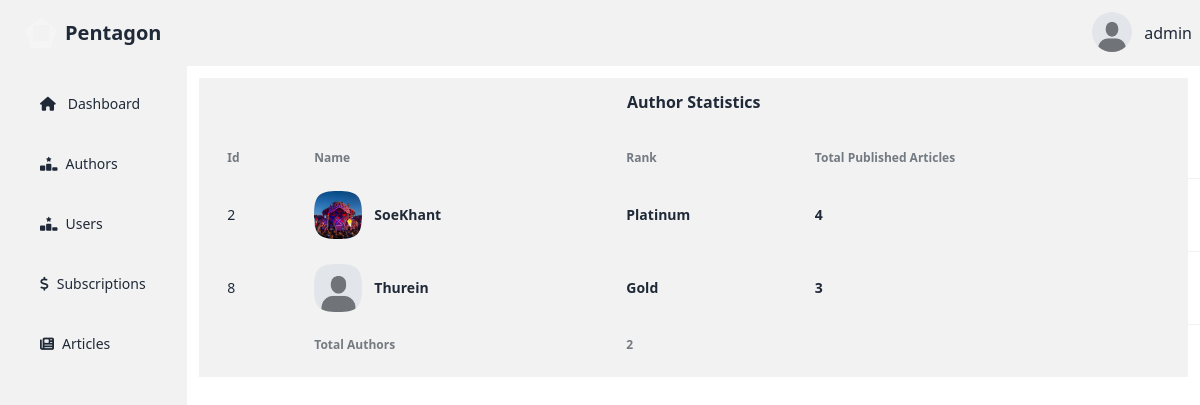
The page /writer/author-statistics/ (signed in) on the database its author committed.
### account/models.py (models this page shows, shortened)
class AccountStatus(models.Model):
    is_verified=models.BooleanField(default=False)
    profile=models.ImageField(max_length=100, blank=True,default="account/default.jpeg",null=True,upload_to="media/account")
    user=models.ForeignKey(User, on_delete=models.CASCADE,related_name="account_status")
    rank=models.CharField(max_length=20,blank=True, default="Silver")
    created_at=models.DateTimeField(auto_now=True)

### writer/views.py (the view)
# urls.py: path('author-statistics/',views.author_statistics,name="author-statistics"),
@login_required(login_url="sign-in")
def author_statistics(request):
    authors = AccountStatus.objects.annotate(total_articles=Count("user__article__title")).exclude(user_id=1)
    real_authors=authors.filter(total_articles__gt=0).count()
    context={
        "count":real_authors,
        "authors":authors,
        "account_status":get_account_status(request),
    }
    return render(request,"writer/authors-statistics.html",context)

### writer/views.py (called while the page is built)
def get_account_status(request):
    account_status = AccountStatus.objects.get(user=request.user)
    return account_status

### writer/templates/writer/authors-statistics.html (shortened to what this page needs)
{% extends 'writer/admin-dashboard.html' %}
{% block writer %}
<div class=" w-full bg-base-200 m-3 max-h-fit">
    <div>
      <h2 class="text-center p-3 font-bold">Author Statistics</h2>
    </div>
    <table class="table mx-3 my-3">
      <thead>
        <tr>
          <th>Id</th>
          <th>Name</th>
          <th>Rank</th>
          <th>Total Published Articles</th>
        </tr>
      </thead>
      <tbody>
        {% for account in authors %}
        {% if account.total_articles is 0 %}
            <p></p>
            {% else %}
            <tr>
                <td>
                  {{account.id}}
                </td>
                <td>
                  <div class="flex items-center gap-3">
                    <div class="avatar">
                      <div class="mask mask-squircle h-12 w-12">
                        <img src="{{ account.profile.url }}" alt="Profile Image" />
                      </div>
                    </div>
                    <div>
                      <div class="font-bold">{{account.user}}</div>
                    </div>
                  </div>
                </td>
                <td>
                    <div class="font-bold">{{account.rank}}</div>
                </td>
                <td>
                    <div class="font-bold"> {{account.total_articles}}</div>
                </td>
                <td>
                </td>
              </tr>
        {% endif %}
        {% endfor %}
      </tbody>
      <tfoot>
        <tr>
          <th></th>
          <th>Total Authors</th>
          <th>{{count}}</th>
          <th></th>
          <th></th>
        </tr>
      </tfoot>
    </table>
  </div>
{% endblock  %}

### writer/templates/writer/admin-dashboard.html (shortened to what this page needs)
{% extends 'writer/base.html' %}
{% block content %}
<div class="navbar bg-base-200">
    <div class="flex-1">
      <a href="{% url 'home' %}" class="btn btn-ghost text-xl"><div class="mask mask-pentagon w-8 h-8 border-8 border-neutral-100	"></div>Pentagon</a>
    </div>
    <div class="flex-none gap-2">
      <div class="dropdown dropdown-end">
        <div tabindex="0" role="button" class="btn btn-ghost btn-circle avatar">
          <div class="w-10 rounded-full">
              <img
                style="object-fit: contain;width:100%;height:100%"
                alt="Tailwind CSS Navbar component"
                src="{{account_status.profile.url}}" />
          </div>
        </div>
      </div>
      {{user}}
    </div>
  </div>
<div class="flex">
    <ul class="menu bg-base-200  w-56 min-h-screen">
        <li class="my-3"><a class="ml-4" href="{% url 'admin-dashboard' %}"><i class="fa-solid fa-house mr-1"></i>Dashboard</a></li>
        <li class="my-3">
          <a class="ml-4" href="{% url 'author-statistics' %}"><i class="fa-solid fa-ranking-star"></i>Authors</a>
        </li>
        <li class="my-3">
            <a class="ml-4" href="{% url 'user-statistics' %}"><i class="fa-solid fa-ranking-star"></i>Users</a>
          </li>
        <li class="my-3">
            <a class="ml-4" href="{% url 'subscription-statistics' %}"><i class="fa-solid fa-dollar-sign"></i>Subscriptions</a>
        </li>
        <li class="my-3">
            <a class="ml-4" href="{% url 'article-statistics' %}"> <i class="fa-solid fa-newspaper"></i>Articles</a>
          </li>
    </ul>
    {% block writer %}{% endblock  %}
</div>
{% endblock  %}

### rows shown on the page
AccountStatus: profile (placeholder picture)
AccountStatus: id "2", profile (picture), user "SoeKhant", rank "Platinum", total_articles "4"
AccountStatus: id "8", profile (placeholder picture), user "Thurein", rank "Gold", total_articles "3"

### other values the page prints
{{ user }} "admin"
{{ count }} "2"
